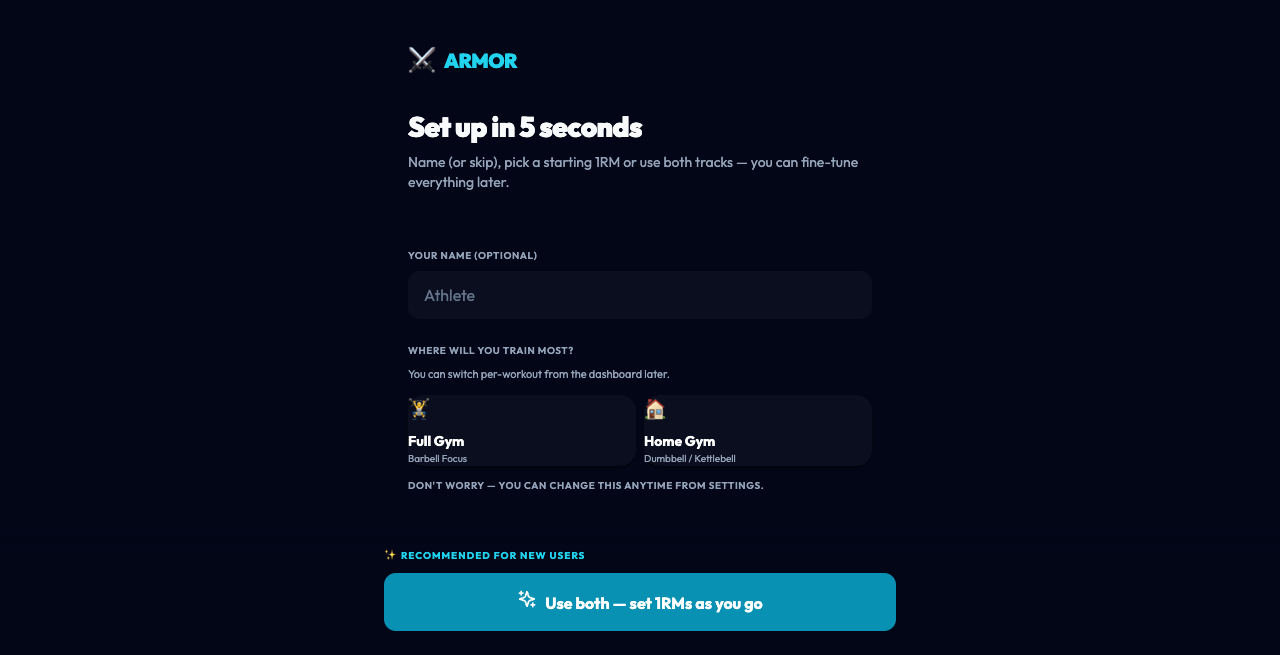
#> input picture store-assets/screenshots/raw/iphone6.7-01-onboarding-raw.png, 1280 x 655 px, found by its file name
$ python create_marketing_screenshots.py
#> lines starting #> are read from the running program, lines starting #| are printed output that depends on the picture
#!/usr/bin/env python3
"""
Create marketing screenshots for Shift6 fitness app.
Adds overlay text, gradient, wordmark to raw app captures.
"""
import os
import sys
from PIL import Image, ImageDraw, ImageFont

# Color constants
DARK_BG = (2, 6, 23)
CYAN = (6, 182, 212)  # #06b6d4
WHITE = (255, 255, 255)
SLATE_300 = (203, 213, 225)  # ~slate-300

# Paths
RAW_DIR = os.path.expanduser("~/Shift6/store-assets/screenshots/raw")
FINAL_DIR = os.path.expanduser("~/Shift6/store-assets/screenshots/final")

os.makedirs(FINAL_DIR, exist_ok=True)

# Target dimensions
SIZES = {
    "iphone67": {"width": 1290, "height": 2796, "headline": 88, "sub": 42, "padding": 80},
    "iphone65": {"width": 1242, "height": 2688, "headline": 85, "sub": 40, "padding": 75},
    "ipad": {"width": 2048, "height": 2732, "headline": 110, "sub": 52, "padding": 100},
}

# Screenshots configuration
SCREENSHOTS = [
    {
        "raw": "iphone6.7-01-onboarding-raw.png",
        "name": "onboarding",
        "headline": "SET UP IN 5 SECONDS",
        "sub": "No accounts. No friction. Pick a track, get default weights, start training.",
    },
    {
        "raw": "iphone6.7-02-dashboard-raw.png",
        "name": "dashboard",
        "headline": "6-WEEK PERIODIZATION",
        "sub": "Base → Volume → Heavy → Peak → Deload. The cycle that builds strength, automatically.",
    },
    {
        "raw": "iphone6.7-03-workout-raw.png",
        "name": "workout",
        "headline": "TRAIN THROUGH CHAOS",
        "sub": "Rest timer, plate math, and contingency protocols. Built for days that don't go to plan.",
    },
]

def load_font(size, bold=True):
    """Load system font, fallback to default."""
    if bold:
        font_paths = [
            "/System/Library/Fonts/Helvetica.ttc",
            "/System/Library/Fonts/Helvetica.ttc",
            "/Library/Fonts/Arial.ttf",
        ]
    else:
        font_paths = [
            "/System/Library/Fonts/Helvetica.ttc",
            "/Library/Fonts/Arial.ttf",
        ]

    for path in font_paths:
        if os.path.exists(path):
            try:
                return ImageFont.truetype(path, size)
            except:
                pass

    # Fallback to default
    return ImageFont.load_default()

def create_gradient_overlay(img_width, img_height, overlay_height_pct=0.40):
    """Create a vertical gradient from dark to transparent."""
    overlay_height = int(img_height * overlay_height_pct)
    gradient = Image.new("RGBA", (img_width, overlay_height), (0, 0, 0, 0))
    draw = ImageDraw.Draw(gradient)

    for y in range(overlay_height):
        # Gradient from rgba(2,6,23,0.85) at bottom to transparent at top
        alpha = int(255 * 0.85 * (1 - y / overlay_height))
        draw.line([(0, y), (img_width, y)], fill=(DARK_BG[0], DARK_BG[1], DARK_BG[2], alpha))

    return gradient

# [72 lines left out: function add_overlay_to_screenshot, not called in this run]

def process_all():
    """Process all screenshots for all sizes."""

    for shot in SCREENSHOTS:
        raw_path = os.path.join(RAW_DIR, shot["raw"])

        for size_name, size_config in SIZES.items():
            # Create the marketing screenshot
            img = create_marketing_screenshot(raw_path, size_config, shot["headline"], shot["sub"])

            # Generate output filename
            if size_name == "iphone67":
                prefix = f"iphone6.7-{shot['name']}"
            elif size_name == "iphone65":
                prefix = f"iphone6.5-{shot['name']}"
            else:
                prefix = f"ipad-{shot['name']}"

            output_path = os.path.join(FINAL_DIR, f"{prefix}.png")
            img.save(output_path, "PNG", optimize=True)

            # Check file size
            size_kb = os.path.getsize(output_path) / 1024
            w, h = img.size
            print(f"Created: {os.path.basename(output_path)} ({w}x{h}, {size_kb:.1f}KB)")

def create_marketing_screenshot(raw_path, size_config, headline, sub):
    """Create a marketing screenshot with overlay."""
#> called with headline = 'SET UP IN 5 SECONDS'
    with Image.open(raw_path) as img:
#> img is the input picture: PIL image 1280x655 RGB; mean R, G, B 5.2, 14, 31.4
        raw_w, raw_h = img.size
        target_w = size_config["width"]
        target_h = size_config["height"]

        # Scale to fit width
        scale = target_w / raw_w
        scaled_h = int(raw_h * scale)

        img_resized = img.resize((target_w, scaled_h), Image.LANCZOS)

        # Create canvas
        canvas = Image.new("RGBA", (target_w, target_h), (10, 18, 32, 255))
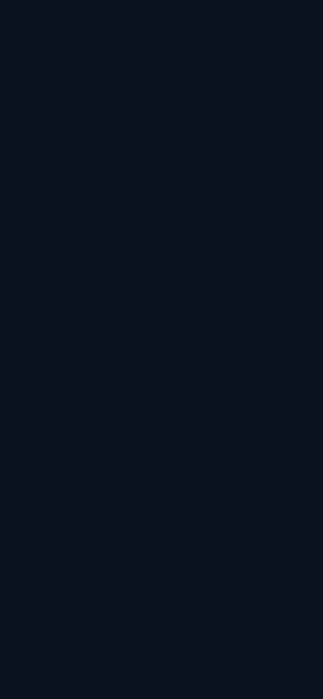
#> canvas: PIL image 1290x2796 RGBA (shown at 1/4 size); mean R, G, B, A 10, 18, 32, 255
        canvas.paste(img_resized, (0, 0))

        # Create gradient overlay
        gradient = create_gradient_overlay(target_w, target_h, overlay_height_pct=0.42)
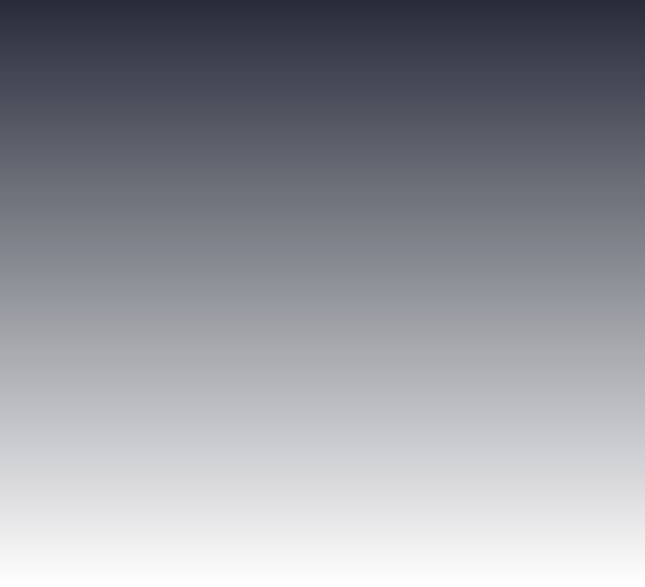
#> gradient: PIL image 1290x1174 RGBA (shown at 1/2 size); mean R, G, B, A 2, 6, 23, 108; transparent parts drawn white
        gradient_y = target_h - gradient.height
        canvas.paste(gradient, (0, gradient_y), gradient)
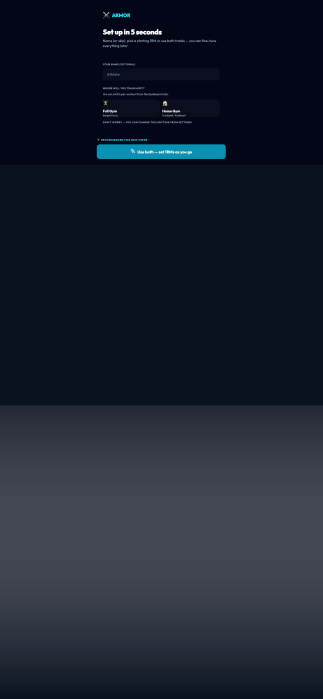
#> canvas: PIL image 1290x2796 RGBA (shown at 1/4 size); mean R, G, B, A 7.5, 14.9, 30.3, 235.3; transparent parts drawn white

        draw = ImageDraw.Draw(canvas)

        padding = size_config["padding"]
        headline_size = size_config["headline"]
        sub_size = size_config["sub"]

        # Fonts
        headline_font = load_font(headline_size, bold=True)
        sub_font = load_font(sub_size, bold=False)

        # Measure wordmark
        bbox_h = draw.textbbox((0, 0), "SHIFT6", font=headline_font)
#> bbox_h = (0, 2, 35, 10)
        armor_w = bbox_h[2] - bbox_h[0]
#> armor_w = 35
        bbox_s = draw.textbbox((0, 0), "⚔", font=headline_font)
#> bbox_s = (0, 3, 5, 10)
        sword_w = bbox_s[2] - bbox_s[0]
#> sword_w = 5

        # Accent bar
        accent_y = target_h - padding - 200
        accent_bar_width = 70
        draw.rectangle(
            [padding, accent_y, padding + accent_bar_width, accent_y + 5],
            fill=CYAN
        )

        # Wordmark line: ⏩ SHIFT6
        wordmark_y = accent_y - headline_size - 15
        draw.text((padding, wordmark_y), "⚔", fill=CYAN, font=headline_font)
        draw.text((padding + sword_w + 8, wordmark_y), "SHIFT6", fill=WHITE, font=headline_font)

        # Headline
        headline_y = wordmark_y - headline_size - 20
        draw.text((padding, headline_y), headline, fill=WHITE, font=headline_font)

        # Subhead
        sub_y = headline_y + headline_size + 15

        # Word wrap sub text
        max_sub_width = target_w - (padding * 2)
        wrapped_sub = wrap_text(sub, sub_font, max_sub_width, draw)
#> wrapped_sub = 1 item

        for i, line in enumerate(wrapped_sub):
            draw.text((padding, sub_y + (i * (sub_size + 10))), line, fill=SLATE_300, font=sub_font)
#> this loop made 1 pass

        return canvas

def wrap_text(text, font, max_width, draw):
    """Simple word wrap for subhead text."""
    words = text.split()
    lines = []
    current_line = ""

    for word in words:
        test_line = current_line + (" " if current_line else "") + word
        bbox = draw.textbbox((0, 0), test_line, font=font)
        if bbox[2] - bbox[0] <= max_width:
            current_line = test_line
        else:
            if current_line:
                lines.append(current_line)
            current_line = word

    if current_line:
        lines.append(current_line)

    return lines

if __name__ == "__main__":
    process_all()
#| Created: iphone6.7-onboarding.png (1290x2796, 119.9KB)
#> pass 2 of the loop in process_all, `for shot in SCREENSHOTS:`:
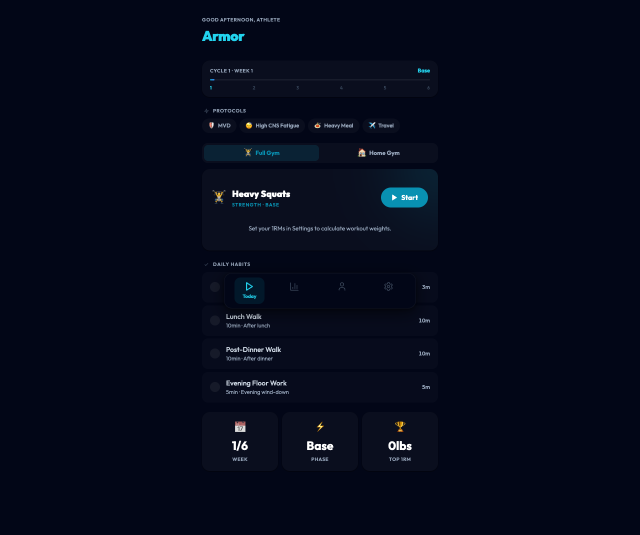
#> input picture store-assets/screenshots/raw/iphone6.7-02-dashboard-raw.png, 1280 x 1070 px, found by its file name (shown at 1/2 size)
#> in create_marketing_screenshot, img is the input picture: PIL image 1280x1070 RGB; mean R, G, B 4.8, 9.6, 26.4
#> img_resized: PIL image 1290x1078 RGB
#> in create_marketing_screenshot (call 4), `canvas.paste(img_resized, (0, 0))`:
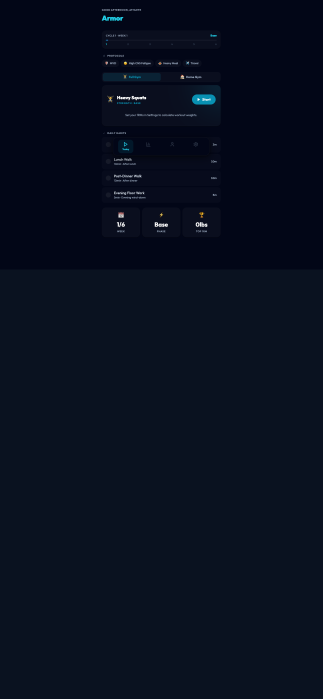
#> canvas: PIL image 1290x2796 RGBA (shown at 1/4 size); mean R, G, B, A 8, 14.8, 29.8, 255
#> in create_marketing_screenshot (call 4), `canvas.paste(gradient, (0, gradient_y), gradient)`:
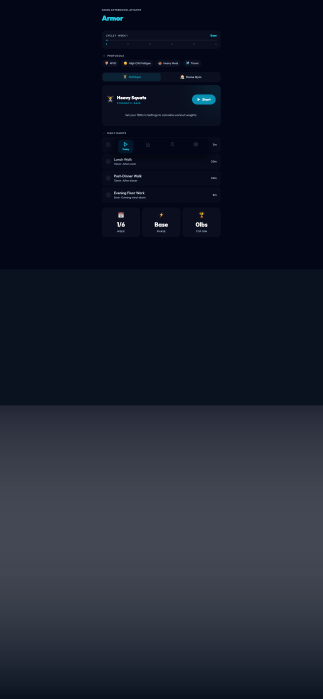
#> canvas: PIL image 1290x2796 RGBA (shown at 1/4 size); mean R, G, B, A 6.6, 12.6, 28.2, 235.3; transparent parts drawn white
#> the loop in create_marketing_screenshot (call 4), `for i, line in enumerate(wrapped_sub):` made 1 pass
#> img: PIL image 1290x2796 RGBA
#> pass 3 of the loop in process_all, `for shot in SCREENSHOTS:`:
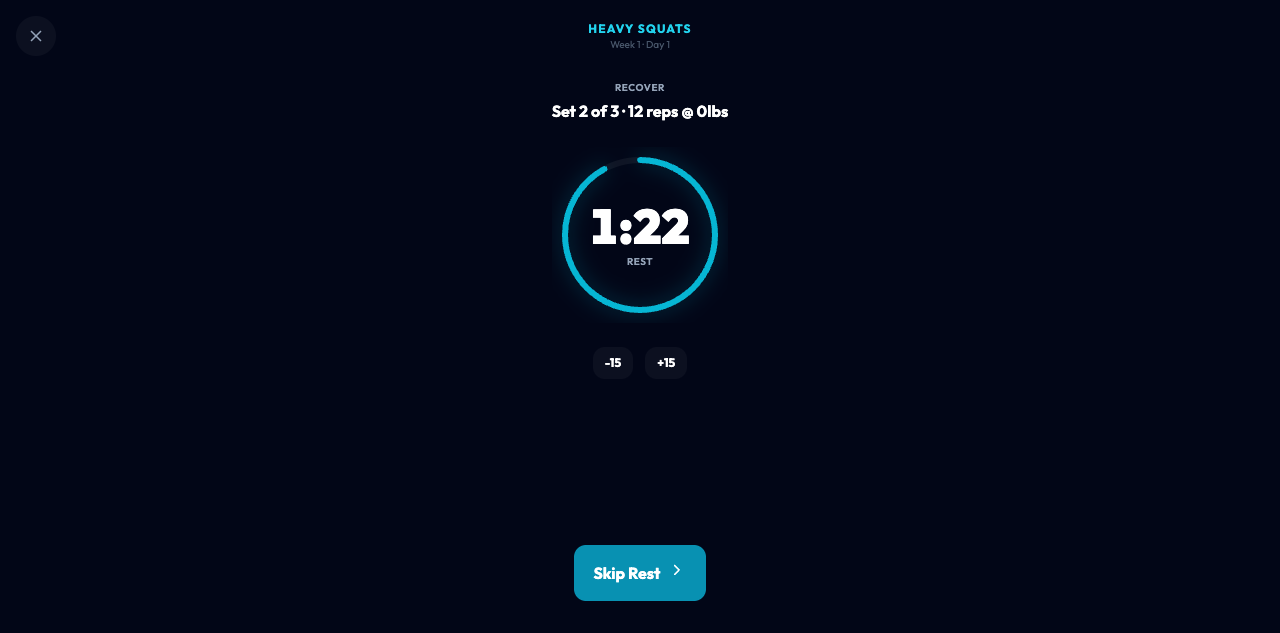
#> input picture store-assets/screenshots/raw/iphone6.7-03-workout-raw.png, 1280 x 633 px, found by its file name
#> in create_marketing_screenshot, img is the input picture: PIL image 1280x633 RGB; mean R, G, B 3.3, 9.3, 26.4
#> img_resized: PIL image 1290x637 RGB
#> in create_marketing_screenshot (call 7), `canvas.paste(img_resized, (0, 0))`:
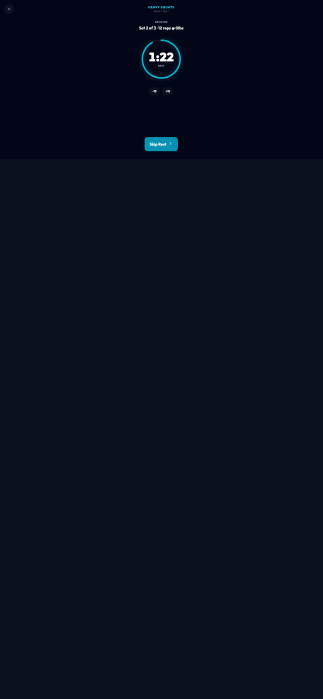
#> canvas: PIL image 1290x2796 RGBA (shown at 1/4 size); mean R, G, B, A 8.5, 16, 30.7, 255
#> in create_marketing_screenshot (call 7), `canvas.paste(gradient, (0, gradient_y), gradient)`:
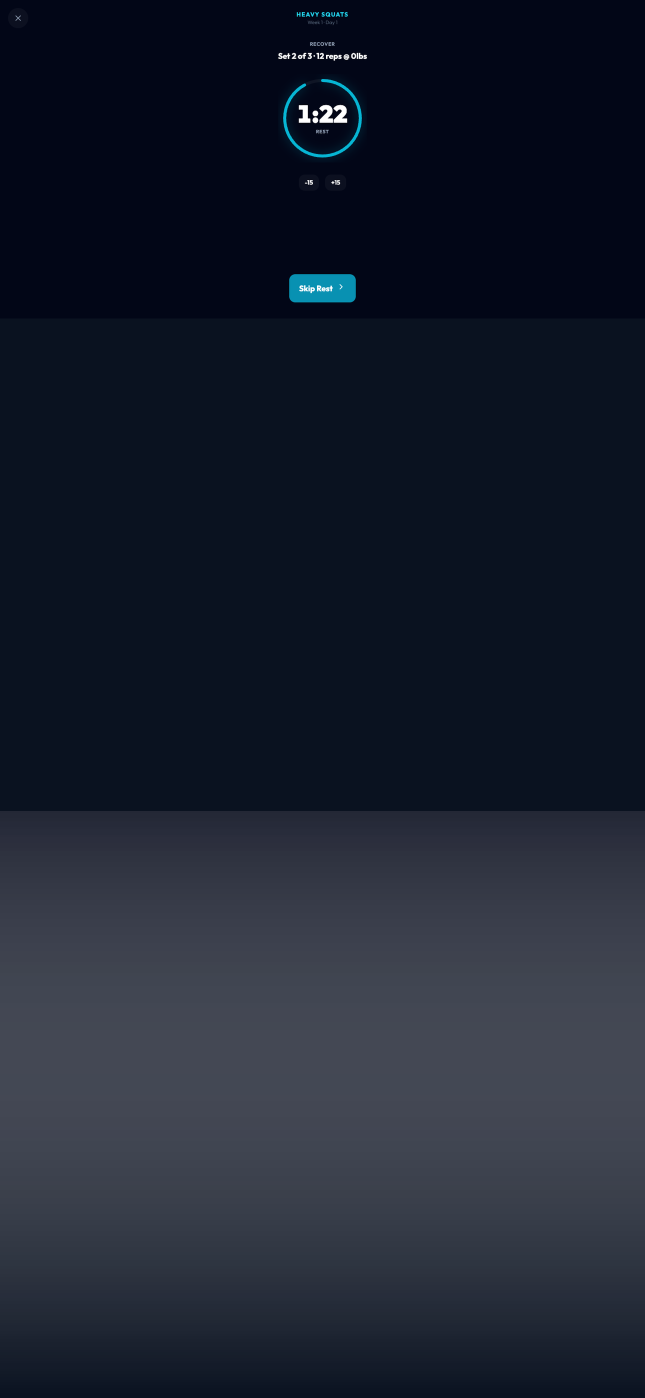
#> canvas: PIL image 1290x2796 RGBA (shown at 1/2 size); mean R, G, B, A 7.1, 13.9, 29.1, 235.3; transparent parts drawn white
#> the loop in create_marketing_screenshot (call 7), `for i, line in enumerate(wrapped_sub):` made 1 pass
#> img: PIL image 1290x2796 RGBA
